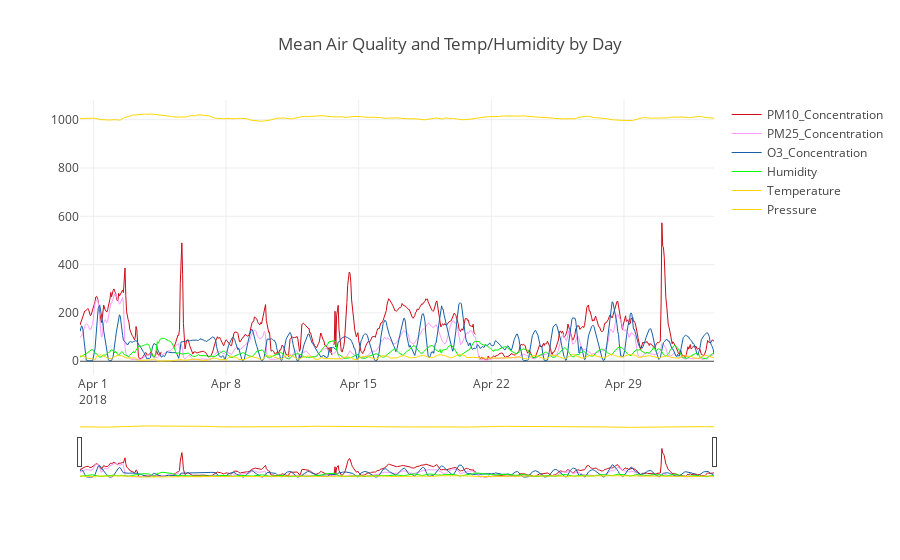

Here is the notebook cell this chart was saved with:
### Code cell
trace0 = go.Scatter(
    x = agg.time,
    y = agg.PM10_Concentration,
    mode = 'lines',
    name = 'PM10_Concentration',
    line = dict(
        color = ('rgb(205, 12, 24)'),
        width = 1)
)
trace1 = go.Scatter(
    x = agg.time,
    y = agg.PM25_Concentration,
    mode = 'lines',
    name = 'PM25_Concentration',
    line = dict(
        color = ('rgb(253, 153, 255)'),
        width = 1)
)
trace2 = go.Scatter(
    x = agg.time,
    y = agg.O3_Concentration,
    mode = 'lines',
    name = 'O3_Concentration',
    line = dict(
        color = ('rgb(22, 96, 167)'),
        width = 1)
)
trace3 = go.Scatter(
    x = agg.time,
    y = agg.humidity,
    mode = 'lines',
    name = 'Humidity',
    line = dict(
        color = ('rgb(0, 250, 0)'),
        width = 1)
)
trace4 = go.Scatter(
    x = agg.time,
    y = agg.temperature,
    mode = 'lines',
    name = 'Temperature',
    line = dict(
        color = ('rgb(255,215,0)'),
        width = 1)
)
trace5 = go.Scatter(
    x = agg.time,
    y = agg.pressure,
    mode = 'lines',
    name = 'Pressure',
    line = dict(
        color = ('rgb(255,215,0)'),
        width = 1)
)
data = [trace0,trace1,trace2,trace3,trace4,trace5]
layout = dict(
    title='Mean Air Quality and Temp/Humidity by Day',
    xaxis=dict(
        rangeslider=dict(),
        type='date'
    )
)
fig = dict(data=data, layout=layout)

py.offline.iplot(fig)

### Figure 1 — Plotly figure (JSON) as saved in the notebook; plotly's stock layout.template omitted (floating-point values rounded to 4 significant figures; data arrays with more than 128 entries replaced by an {"elided": "..."} marker saying what was removed)
{"data": [{"line": {"color": "rgb(205, 12, 24)", "width": 1}, "mode": "lines", "name": "PM10_Concentration", "type": "scatter", "x": {"elided": "743 str values"}, "y": {"elided": "743 float values"}}, {"line": {"color": "rgb(253, 153, 255)", "width": 1}, "mode": "lines", "name": "PM25_Concentration", "type": "scatter", "x": {"elided": "743 str values"}, "y": {"elided": "743 float values"}}, {"line": {"color": "rgb(22, 96, 167)", "width": 1}, "mode": "lines", "name": "O3_Concentration", "type": "scatter", "x": {"elided": "743 str values"}, "y": {"elided": "743 float values"}}, {"line": {"color": "rgb(0, 250, 0)", "width": 1}, "mode": "lines", "name": "Humidity", "type": "scatter", "x": {"elided": "743 str values"}, "y": {"elided": "743 float values"}}, {"line": {"color": "rgb(255,215,0)", "width": 1}, "mode": "lines", "name": "Temperature", "type": "scatter", "x": {"elided": "743 str values"}, "y": {"elided": "743 float values"}}, {"line": {"color": "rgb(255,215,0)", "width": 1}, "mode": "lines", "name": "Pressure", "type": "scatter", "x": {"elided": "743 str values"}, "y": {"elided": "743 float values"}}], "layout": {"title": "Mean Air Quality and Temp/Humidity by Day", "xaxis": {"rangeslider": {}, "type": "date"}}}
